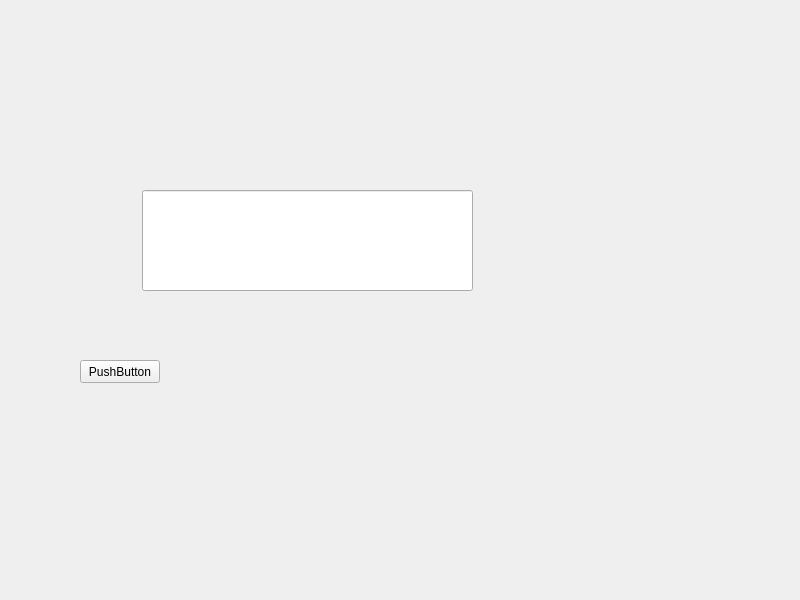
<?xml version="1.0" encoding="UTF-8"?>
<ui version="4.0">
 <class>Widget</class>
 <widget class="QWidget" name="Widget">
  <property name="geometry">
   <rect>
    <x>0</x>
    <y>0</y>
    <width>800</width>
    <height>600</height>
   </rect>
  </property>
  <property name="windowTitle">
   <string>Widget</string>
  </property>
  <widget class="QLineEdit" name="lineEdit">
   <property name="geometry">
    <rect>
     <x>142</x>
     <y>190</y>
     <width>331</width>
     <height>101</height>
    </rect>
   </property>
  </widget>
  <widget class="QPushButton" name="pushButton">
   <property name="geometry">
    <rect>
     <x>80</x>
     <y>360</y>
     <width>80</width>
     <height>23</height>
    </rect>
   </property>
   <property name="text">
    <string>PushButton</string>
   </property>
  </widget>
 </widget>
 <resources/>
 <connections/>
</ui>
